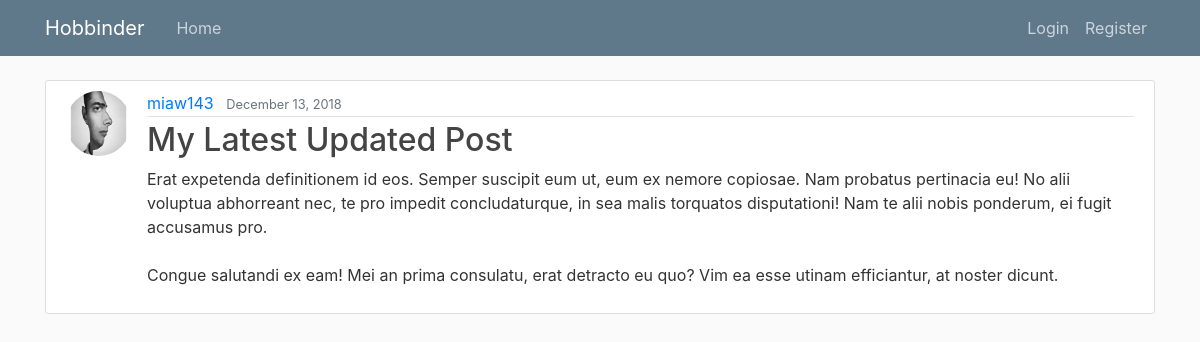
The app's page /post/31/ with its own data.
### feed/models.py (models this page shows, shortened)
class Post(models.Model):
    title = models.CharField(max_length=100)
    content = models.TextField()
    date_posted = models.DateTimeField(default=timezone.now)
    author = models.ForeignKey(User, on_delete=models.CASCADE)

### users/models.py (models this page shows, shortened)
class Profile(models.Model):
    user = models.OneToOneField(User, on_delete=models.CASCADE)
    image = models.ImageField(default='default.jpg', upload_to='profile_pics')
    gender = models.CharField(max_length=10, choices=GENDER_CHOICES)
    birth_date = models.DateField()
    hobbies = MultiSelectField(choices=HOBBY_CHOICES)

### feed/views.py (the view)
# urls.py: path('post/<int:pk>/', PostDetailView.as_view(), name='post-detail'),
class PostDetailView(DetailView):
    model = Post

### feed/templates/feed/post_detail.html (shortened to what this page needs)
{% extends "feed/base.html" %}
{% block content %}
  <article class="media content-section">
    <img class="rounded-circle article-img" src="{{ object.author.profile.image.url }}">
      <div class="media-body">
        <div class="article-metadata">
          <a class="mr-2" href="{% url 'user-posts' object.author.username %}">{{ object.author }}</a>
             <small class="text-muted">{{ object.date_posted|date:"F d, Y" }}</small>
        </div>
             <h2 class="article-title">{{ object.title }}</h2>
          <p class="article-content">{{ object.content }}</p>
      </div>
  </article>
{% endblock content %}

### feed/static/feed/main.css (style rules this page uses)
body { background: #fafafa; color: #333333; margin-top: 5rem; }
h1, h2, h3, h4, h5, h6 { color: #444444; }
.content-section { background: #ffffff; padding: 10px 20px; border: 1px solid #dddddd; border-radius: 3px; margin-bottom: 20px; }
.article-title { color: #444444; }
.article-content { white-space: pre-line; }
.article-img { height: 65px; width: 65px; margin-right: 16px; }
.article-metadata { padding-bottom: 1px; margin-bottom: 4px; border-bottom: 1px solid #e3e3e3 }

### records on screen
Post: author.profile.image (placeholder picture), author "miaw143", date_posted "December 13, 2018", title "My Latest Updated Post", content "Erat expetenda definitionem id eos. Semper suscipit eum ut, eum ex nemore copiosae. Nam probatus pertinacia eu! No alii voluptua abhorreant nec, te pro impedit concludaturque, in sea malis torquatos disputationi! Nam te alii nobis ponderum, ei fugit accusamus pro. Congue salutandi ex eam! Mei an prima consulatu, erat detracto eu quo? Vim ea esse utinam efficiantur, at noster dicunt."
